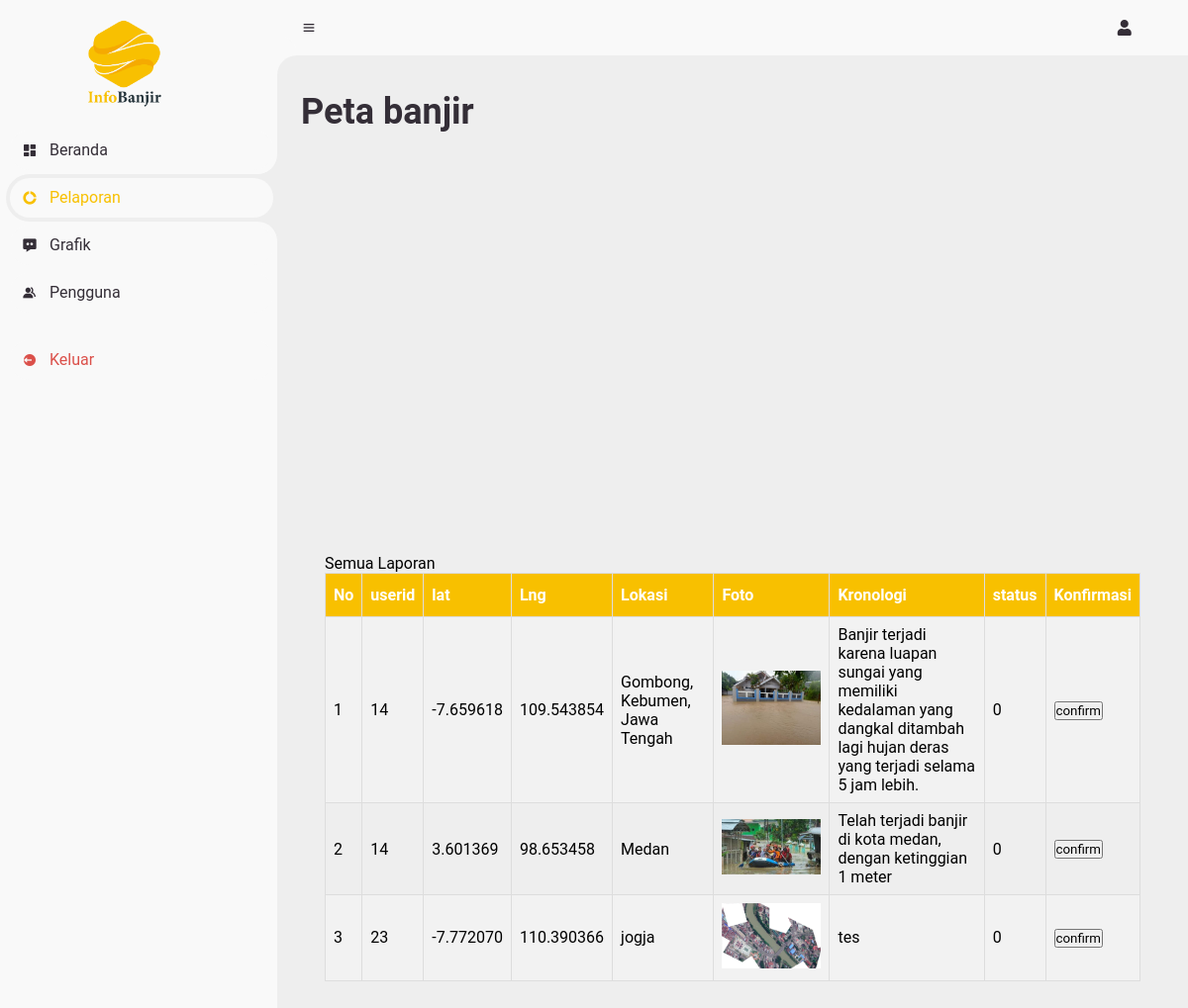
The page /InfoBanjir/petaAdmin.php (signed in) on the database its author committed.
### tables this page shows
CREATE TABLE `locations` (
  `id` int(11) UNSIGNED NOT NULL,
  `userid` int(6) UNSIGNED NOT NULL,
  `lat` float(10,6) NOT NULL,
  `lng` float(10,6) NOT NULL,
  `description` varchar(300) NOT NULL,
  `location_status` tinyint(1) DEFAULT 0,
  `waktu` datetime NOT NULL,
  `lokasi` varchar(50) DEFAULT NULL,
  `foto` varchar(50) DEFAULT NULL
);

### InfoBanjir/petaAdmin.php (the view, shortened to what this page needs)
<?php
include "koneksi.php";
?>
<!DOCTYPE html>
<html lang="en">
<head>
  <link href='https://unpkg.com/boxicons@2.0.9/css/boxicons.min.css' rel='stylesheet'>
  <link rel="stylesheet" href="style.css">
  <link rel="stylesheet" href="https://cdnjs.cloudflare.com/ajax/libs/font-awesome/5.15.3/css/all.min.css">
</head>
<body>
  <section id="sidebar">
    <a href="#" class="brand">
      <img width="130px" src="img/logo-01.png" alt="" style="vertical-align:middle;margin:20px 60px">
    </a>
    <ul class="side-menu top">
      <li>
        <a href="home.php">
          <i class='bx bxs-dashboard'></i>
          <span class="text">Beranda</span>
        </a>
      </li>
      <li class="active">
        <a href="petaAdmin.php">
          <i class='bx bxs-doughnut-chart'></i>
          <span class="text">Pelaporan</span>
        </a>
      </li>
      <li>
        <a href="grafik.php">
          <i class='bx bxs-message-dots'></i>
          <span class="text">Grafik</span>
        </a>
      </li>
      <li>
        <a href="pengguna.php">
          <i class='bx bxs-group'></i>
          <span class="text">Pengguna</span>
        </a>
      </li>
    </ul>
    <ul class="side-menu">
      <li>
        <a href="/WEB_BANJIR/logout.php" class="logout">
          <i class='bx bxs-log-out-circle'></i>
          <span class="text">Keluar</span>
        </a>
      </li>
    </ul>
  </section>
  <section id="content">
    <nav>
      <i class='bx bx-menu'></i>
      <a href="pengguna.php" class="profile" style="padding-left: 90%">
        <i class="fas fa-user"></i>
      </a>
    </nav>
    <main>
      <div class="head-title">
        <div class="left">
          <h1>Peta banjir</h1>
        </div>
      </div>
      <div id="googleMap" style="width:100%;height:380px;"></div>
      <?php
      if (isset($_SESSION['user_level'])) {
        $currentrole = $_SESSION['user_level'];
      }
      if ($currentrole == 0) {
        echo "<script>
        alert('HANYA ADMIN YANG DAPAT MENGAKSES HALAMAN PENGGUNA!');
        window.location.href = './peta.php';
      </script>";
      } else if ($currentrole == 1) {
      ?>
      <div id="wrapper">
        <div id="page-wrapper">
          <div style="height: 600px;" class="container-fluid">
            <div class="row">
              <div class="col-lg-12">
                <main>
                  <table class="tabel-baru">
                    <div class="head">
                      Semua Laporan
                    </div>
                    <tr>
                      <th>No</th>
                      <th>userid</th>
                      <th>lat</th>
                      <th>Lng</th>
                      <th>Lokasi</th>
                      <th>Foto</th>
                      <th>Kronologi</th>
                      <th>status</th>
                      <th>Konfirmasi</th>
                    </tr>
                    <?php
                      $query = "SELECT * FROM locations WHERE location_status = 0";
                      $select_lokasi = mysqli_query($connect, $query) or die(mysqli_error($connect));
                      $i = 1;
                      if (mysqli_num_rows($select_lokasi) > 0) {
                        while ($row = mysqli_fetch_array($select_lokasi)) {
                          $id = $row['id'];
                          $userid = $row['userid'];
                          $lat = $row['lat'];
                          $lng = $row['lng'];
                          $lokasi = $row['lokasi'];
                          $foto = $row['foto'];
                          $description = $row['description'];
                          $location_status = $row['location_status'];
                          echo "<tr>";
                          echo "<td>$i</td>";
                          echo "<td>$userid</td>";
                          echo "<td>$lat</td>";
                          echo "<td>$lng</td>";
                          echo "<td>$lokasi</td>";
                      ?>
                    <td><img src="img/<?php print_r($foto); ?>" width="100px" alt=" <?= $foto ?>"></td>
                    <?php
                          echo "<td>$description</td>";
                          echo "<td>$location_status</td>";
                          echo "<td><a onClick=\"javascript: return confirm('Apakah anda yakin?')\" href='petaAdmin.php?confirm=$id'></i><button>confirm</button></a></td>";
                          echo "</tr>";
                          $i++;
                        }
                      }
                      ?>
                  </table>
                </main>
                <?php
              }
                ?>
              </div>
            </div>
          </div>
        </div>
      </div>
    </main>
  </section>
</body>
</html>

### InfoBanjir/style.css (style rules this page uses)
* { font-family: 'Roboto', sans-serif; margin: 0; padding: 0; box-sizing: border-box; }
a { text-decoration: none; }
li { list-style: none; }
:root { --poppins: 'Poppins', sans-serif; --lato: 'Lato', sans-serif; --light: #F9F9F9; --blue: #f8c000; --light-blue: #CFE8FF; --grey: #eee; --dark-grey: #AAAAAA; --dark: #342E37; --red: #DB504A; --yellow: #FFCE26; --light-yellow: #FFF2C6; --orange: #FD7238; --light-orange: #FFE0D3; }
html { overflow-x: hidden; }
body { background: var(--grey); overflow-x: hidden; }
#sidebar { position: fixed; top: 0; left: 0; width: 280px; height: 100%; background: var(--light); z-index: 2000; font-family: var(--lato); transition: .3s ease; overflow-x: hidden; scrollbar-width: none; }
#sidebar .brand { font-size: 24px; font-weight: 700; height: 56px; color: var(--blue); position: sticky; top: 0; left: 0; background: var(--light); z-index: 500; padding-bottom: 0; padding-top: 20px; box-sizing: content-box; }
#sidebar .brand img { display: block; margin-left: auto; margin-right: auto; }
#sidebar .side-menu { width: 100%; margin-top: 20px; }
#sidebar .side-menu li { height: 48px; background: transparent; margin-left: 6px; border-radius: 48px 0 0 48px; padding: 4px; }
#sidebar .side-menu li.active { background: var(--grey); position: relative; }
#sidebar .side-menu li.active::before { content: ''; position: absolute; width: 40px; height: 40px; border-radius: 50%; top: -40px; right: 0; box-shadow: 20px 20px 0 var(--grey); z-index: -1; }
#sidebar .side-menu li.active::after { content: ''; position: absolute; width: 40px; height: 40px; border-radius: 50%; bottom: -40px; right: 0; box-shadow: 20px -20px 0 var(--grey); z-index: -1; }
#sidebar .side-menu li a { width: 100%; height: 100%; background: var(--light); display: flex; align-items: center; border-radius: 48px; font-size: 16px; color: var(--dark); white-space: nowrap; overflow-x: hidden; }
#sidebar .side-menu.top li.active a { color: var(--blue); }
#sidebar .side-menu li a.logout { color: var(--red); }
#sidebar .side-menu li a .bx { min-width: calc(60px - ((4px + 6px) * 2)); display: flex; justify-content: center; }
#content { position: relative; width: calc(100% - 280px); left: 280px; transition: .3s ease; }
#content nav { height: 56px; background: var(--light); padding: 0 24px; display: flex; align-items: center; grid-gap: 24px; font-family: var(--lato); position: sticky; top: 0; left: 0; z-index: 1000; }
#content nav::before { content: ''; position: absolute; width: 40px; height: 40px; bottom: -40px; left: 0; border-radius: 50%; box-shadow: -20px -20px 0 var(--light); }
#content nav a { color: var(--dark); }
#content nav .bx.bx-menu { cursor: pointer; color: var(--dark); }
#content main { width: 100%; padding: 36px 24px; font-family: var(--poppins); max-height: calc(100vh - 56px); overflow-y: auto; }
#content main .head-title { display: flex; align-items: center; justify-content: space-between; grid-gap: 16px; flex-wrap: wrap; }
#content main .head-title .left h1 { font-size: 36px; font-weight: 600; margin-bottom: 10px; color: var(--dark); }
.tabel-baru { border-collapse: collapse; width: 100%; }
.tabel-baru td, .tabel-baru th { border: 1px solid #ddd; padding: 8px; }
.tabel-baru tr:nth-child(even) { background-color: #f2f2f2; }
.tabel-baru th { padding-top: 12px; padding-bottom: 12px; text-align: left; background-color: #f8c000; color: white; }

### rows shown on the page
locations: userid "14", lat "-7.659618", lng "109.543854", lokasi "Gombong, Kebumen, Jawa Tengah", foto (picture), description "Banjir terjadi karena luapan sungai yang memiliki kedalaman yang dangkal ditambah lagi hujan deras yang terjadi selama 5 jam lebih.", location_status "0"
locations: userid "14", lat "3.601369", lng "98.653458", lokasi "Medan", foto (picture), description "Telah terjadi banjir di kota medan, dengan ketinggian 1 meter", location_status "0"
locations: userid "23", lat "-7.772070", lng "110.390366", lokasi "jogja", foto (picture), description "tes", location_status "0"
